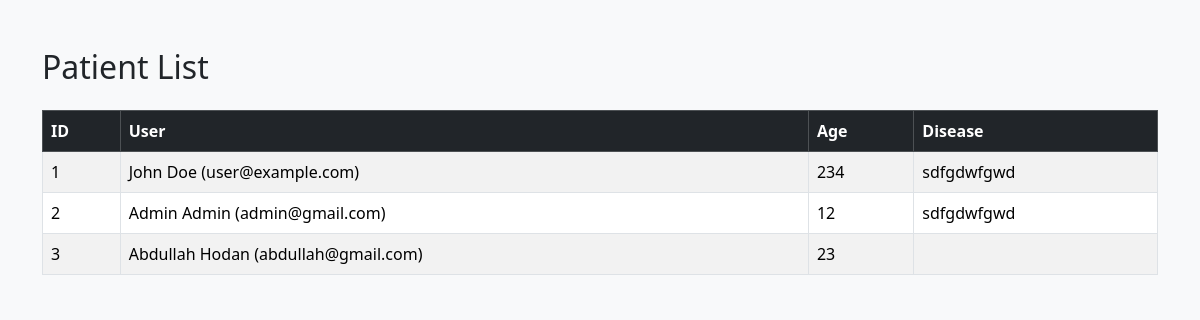
The app's page /pa/patient/ with its own data.
### app1/models/patient_models.py (models this page shows, shortened)
class patient(models.Model):
    user=models.OneToOneField(User,on_delete=models.CASCADE,null=True,blank=True)
    age=models.IntegerField()
    disease=models.CharField(max_length=60)

### app1/models/custome_user.py (models this page shows)
class User(AbstractBaseUser,PermissionsMixin):
    email=models.EmailField(unique=True)
    first_name=models.CharField(max_length=100)
    last_name=models.CharField(max_length=100)
    is_active=models.BooleanField(default=True)
    is_staff=models.BooleanField(default=False)
    objects=CustomUserManager()
    USERNAME_FIELD='email'
    REQUIRED_FIELDS=['first_name','last_name']

### app1/views/patient_views.py (the view)
# urls.py: path('patient/', patient_view, name="patient_list"),
def patient_view(request):
    patients=patient.objects.all()
    return render(request,'patient_list.html',{"patients":patients})

### templates/patient_list.html (shortened to what this page needs)
<!DOCTYPE html>
<html lang="en">
<head>
    <link rel="stylesheet" href="https://cdn.jsdelivr.net/npm/bootstrap@5.3.2/dist/css/bootstrap.min.css">
</head>
<body class="bg-light">
<div class="container mt-5">
    <h2 class="mb-4">Patient List</h2>
    <table class="table table-bordered table-striped">
        <thead class="table-dark">
            <tr>
                <th>ID</th>
                <th>User</th>
                <th>Age</th>
                <th>Disease</th>
            </tr>
        </thead>
        <tbody>
            {% for p in patients %}
            <tr>
                <td>{{ p.id }}</td>
                <td>
                    {% if p.user %}
                        {{ p.user.first_name }} {{ p.user.last_name }} ({{ p.user.email }})
                    {% else %}
                        No User Linked
                    {% endif %}
                </td>
                <td>{{ p.age }}</td>
                <td>{{ p.disease }}</td>
            </tr>
            {% empty %}
            <tr>
                <td colspan="4" class="text-center">No patients found.</td>
            </tr>
            {% endfor %}
        </tbody>
    </table>
</div>
</body>
</html>

### records on screen
patient: id "1", user.first_name "John", user.last_name "Doe", user.email "user@example.com", age "234", disease "sdfgdwfgwd"
patient: id "2", user.first_name "Admin", user.last_name "Admin", user.email "admin@gmail.com", age "12", disease "sdfgdwfgwd"
patient: id "3", user.first_name "Abdullah", user.last_name "Hodan", user.email "abdullah@gmail.com", age "23"
